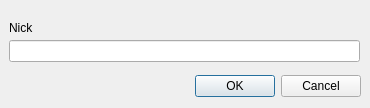
<?xml version="1.0" encoding="UTF-8"?>
<ui version="4.0">
 <class>EditNickEntry</class>
 <widget class="QDialog" name="EditNickEntry">
  <property name="geometry">
   <rect>
    <x>0</x>
    <y>0</y>
    <width>370</width>
    <height>108</height>
   </rect>
  </property>
  <property name="windowTitle">
   <string>Edit Server Entry</string>
  </property>
  <widget class="QDialogButtonBox" name="buttonBox">
   <property name="geometry">
    <rect>
     <x>20</x>
     <y>70</y>
     <width>341</width>
     <height>32</height>
    </rect>
   </property>
   <property name="orientation">
    <enum>Qt::Horizontal</enum>
   </property>
   <property name="standardButtons">
    <set>QDialogButtonBox::Cancel|QDialogButtonBox::Ok</set>
   </property>
  </widget>
  <widget class="QLineEdit" name="nick">
   <property name="geometry">
    <rect>
     <x>9</x>
     <y>40</y>
     <width>351</width>
     <height>22</height>
    </rect>
   </property>
  </widget>
  <widget class="QLabel" name="nameLabel">
   <property name="geometry">
    <rect>
     <x>9</x>
     <y>20</y>
     <width>91</width>
     <height>16</height>
    </rect>
   </property>
   <property name="text">
    <string>Nick</string>
   </property>
  </widget>
 </widget>
 <resources/>
 <connections>
  <connection>
   <sender>buttonBox</sender>
   <signal>accepted()</signal>
   <receiver>EditNickEntry</receiver>
   <slot>accept()</slot>
   <hints>
    <hint type="sourcelabel">
     <x>248</x>
     <y>254</y>
    </hint>
    <hint type="destinationlabel">
     <x>157</x>
     <y>274</y>
    </hint>
   </hints>
  </connection>
  <connection>
   <sender>buttonBox</sender>
   <signal>rejected()</signal>
   <receiver>EditNickEntry</receiver>
   <slot>reject()</slot>
   <hints>
    <hint type="sourcelabel">
     <x>316</x>
     <y>260</y>
    </hint>
    <hint type="destinationlabel">
     <x>286</x>
     <y>274</y>
    </hint>
   </hints>
  </connection>
 </connections>
</ui>
